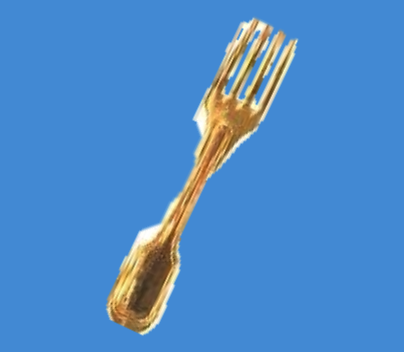
#> input picture Database/images/Insigne/Insigne Decerne/Fourchette sur ruban bleu.png, 404 x 352 px, found by its file name
$ jupyter execute --allow-errors fal.ipynb   (shell and % lines are left out)
#> lines starting #> are read from the running program, lines starting #| are printed output that depends on the picture
# Installation des dépendances

# Importation des dépendances

[cell 1]
import os
def create_folder(folder_name):
    if not os.path.exists(folder_name):
        os.makedirs(folder_name)

# Tableau 2 Colonnes

[cell 2]
from docx import Document

# Charger le document Word
#> (the rest of this cell did not finish here and is left out)

# Convertisseur JPEG /JPG to PNG

[cell 3]
import os
from PIL import Image

def convertir_jpeg_en_png(dossier_entree, dossier_sortie=None):
    """
    Convertit toutes les images .jpg/.jpeg d'un dossier en .png.

    Args:
        dossier_entree (str): chemin du dossier contenant les images source.
        dossier_sortie (str, optionnel): dossier où enregistrer les PNG.
                                         Si None, les PNG sont enregistrés dans le même dossier.

    Exemple :
        convertir_jpeg_en_png("images/")
        convertir_jpeg_en_png("images/source", "images/png")
    """
    if not os.path.isdir(dossier_entree):
        print(f"❌ Dossier introuvable : {dossier_entree}")
        return

    if dossier_sortie is None:
        dossier_sortie = dossier_entree
    else:
        os.makedirs(dossier_sortie, exist_ok=True)

    nb_converties = 0
    for fichier in os.listdir(dossier_entree):
        chemin_fichier = os.path.join(dossier_entree, fichier)
        if not os.path.isfile(chemin_fichier):
            continue

        nom, ext = os.path.splitext(fichier)
        ext = ext.lower()

        if ext in ['.jpg', '.jpeg']:
            try:
                with Image.open(chemin_fichier) as img:
                    img = img.convert("RGBA")  # préserve transparence potentielle
                    chemin_sortie = os.path.join(dossier_sortie, f"{nom}.png")
                    img.save(chemin_sortie, "PNG")
                    nb_converties += 1
                    print(f"✅ Converti : {fichier} → {nom}.png")
            except Exception as e:
                print(f"⚠️ Erreur conversion {fichier} : {e}")

    print(f"\n✅ Conversion terminée : {nb_converties} image(s) convertie(s).")

dossier_entree = "xxx"
convertir_jpeg_en_png(dossier_entree)

[cell 4]
import os

# [11 lines left out: function save_images_from_docx, not called in this run]

# Exemple d'utilisation
#> (the rest of this cell did not finish here and is left out)

[cell 5]
from PIL import Image
import os

def concat_images_from_folder(folder_path, output_path, image_names=None):
    # Si image_names n'est pas fourni, prendre les 3 premiers fichiers du dossier
    if image_names is None:
        files = [f for f in os.listdir(folder_path) if f.lower().endswith(('.png', '.jpg', '.jpeg'))]
        files.sort()
        image_names = files[:3]
    images = [Image.open(os.path.join(folder_path, name)) for name in image_names]

    # Redimensionner toutes les images à la même hauteur (hauteur de la plus petite)
    min_height = min(img.height for img in images)
    resized_images = [img.resize((int(img.width * min_height / img.height), min_height)) for img in images]

    total_width = sum(img.width for img in resized_images)
    result = Image.new('RGBA', (total_width, min_height))

    x_offset = 0
    for img in resized_images:
        result.paste(img, (x_offset, 0))
        x_offset += img.width

    result.save(output_path)
    print(f"✅ Image composée sauvegardée : {output_path}")

# Exemple d'utilisation
#> (the rest of this cell did not finish here and is left out)

# Constantes

# Importation du PDF

[cell 6]
import fitz  # PyMuPDF
import os

folder_name = "image_faluche"


# [101 lines left out: function extract_images_with_names, not called in this run]

# Exemple d'utilisation
#> (the rest of this cell did not finish here and is left out)

[cell 7]
PATH_CODE = "Code-National-136-mis-au-propre.pdf"


VIOLET = "#9900cc"
BLANC = "#ffffff"
ROUGE = "#ff0000"
BLEU_ROY = "#3333ff"
ROSE = "#ff66cc"
VERT = "#009900"
MARRON = "#996633"
FUCHSIA = "#bd1370"
BORDEAUX = "#85113c"


VERT_CLAIR = "#2eff2e"
BLEU = "#1d61d1"
VERT = "#02af51"
NOIR = "#000000"
VERT_FONCE = "#008000"
JAUNE = "#ffff00"
GRIS = "#8e8e8e"
ARGENTE = "#bebfbe"
SAUMON = "#f6c5ac"
ORANGE = "#e97031"

[cell 8]
from PIL import Image

Velour = "Emblème_Velours"
Satin = "Emblème_Satin"

create_folder("Emblème_Velours")
create_folder("Emblème_Satin")

from PIL import Image
import os

# Dossiers
Velour = "Emblème_Velours"
Satin = "Emblème_Satin"

# Création de dossier si inexistant
def create_folder(folder_name):
    if not os.path.exists(folder_name):
        os.makedirs(folder_name)
        print(f"📁 Dossier créé : {folder_name}")

create_folder(Velour)
create_folder(Satin)

# Fonction pour remplacer le fond noir et ajouter 10px de bordure autour de l'image
def replace_black_background(image_path, output_path, bgcolor="#9900cc", threshold=30, border=10):
    """
    Remplace le fond noir d'une image par une couleur donnée et ajoute une bordure.
    - threshold : tolérance pour détecter le noir (0 = noir pur uniquement, 30 = noir + gris foncé)
    - border : nombre de pixels à ajouter autour de l'image
    """
#> called with bgcolor = '#ffffff', threshold = 100, border = 30
    img = Image.open(image_path).convert("RGBA")
#> img is the input picture: PIL image 404x352 RGBA; mean R, G, B, A 78.4, 139.1, 200.4, 255
    datas = img.getdata()

    new_data = []
    bg_rgb = Image.new("RGB", (1, 1), bgcolor).getpixel((0, 0))  # hex -> RGB

    for item in datas:
        r, g, b, a = item
        # Détecter les pixels noirs (ou presque noirs)
        if r < threshold and g < threshold and b < threshold:
            new_data.append((*bg_rgb, 255))  # couleur de fond opaque
        else:
            new_data.append((r, g, b, a))
#> after the loop, new_data = 142208 items

    img.putdata(new_data)

    # Ajouter la bordure
    width, height = img.size
#> width = 404; height = 352
    new_width = width + 2 * border
#> new_width = 464
    new_height = height + 2 * border
#> new_height = 412
    bordered_img = Image.new("RGBA", (new_width, new_height), (*bg_rgb, 255))
#> bordered_img: PIL image 464x412 RGBA; every value is 255
    bordered_img.paste(img, (border, border))
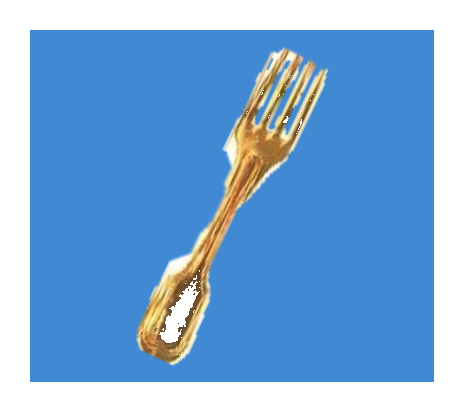
#> bordered_img: PIL image 464x412 RGBA; mean R, G, B, A 124.6, 169.8, 215.5, 255

    # Forcer le format PNG
    if not output_path.lower().endswith(".png"):
        output_path = os.path.splitext(output_path)[0] + ".png"

    bordered_img.save(output_path)
    print(f"✅ Image sauvegardée : {output_path}")

ImageName = "Communication" + ".png"
replace_black_background("Insigne/Insigne Decerne/Fourchette sur ruban bleu.png", "Insigne/Insigne Decerne/Fourchette sur ruban bleu.png", bgcolor=BLANC, threshold=100, border=30)
